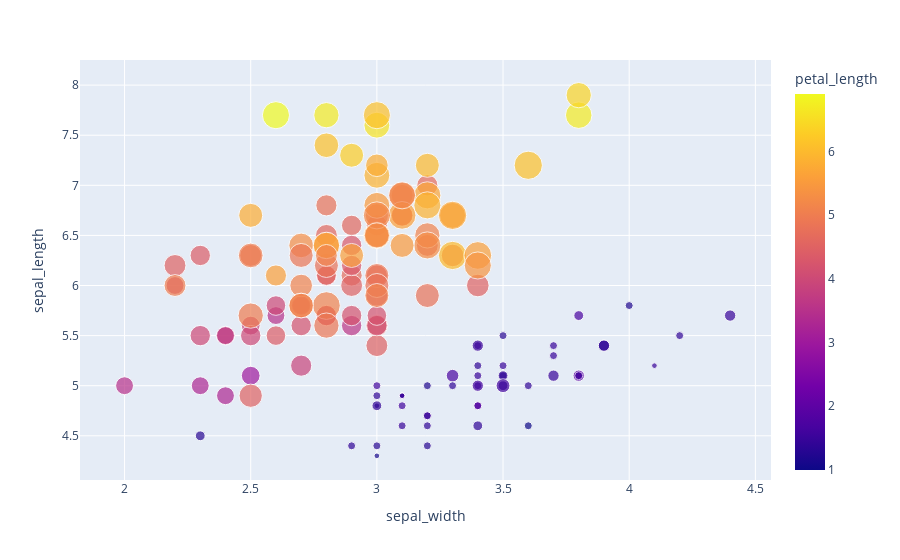

Write notebook code for a chart like this one.
### Code cell
px.scatter(data_frame=df,x='sepal_width',y='sepal_length',size='petal_width',color='petal_length')

### Figure 1 — Plotly figure (JSON) as saved in the notebook; plotly's stock layout.template omitted (floating-point values rounded to 4 significant figures; data arrays with more than 128 entries replaced by an {"elided": "..."} marker saying what was removed)
{"data": [{"hovertemplate": "sepal_width=%{x}<br>sepal_length=%{y}<br>petal_width=%{marker.size}<br>petal_length=%{marker.color}<extra></extra>", "legendgroup": "", "marker": {"color": {"elided": "150 float values"}, "coloraxis": "coloraxis", "size": {"elided": "150 float values"}, "sizemode": "area", "sizeref": 0.00625, "symbol": "circle"}, "mode": "markers", "name": "", "orientation": "v", "showlegend": false, "type": "scatter", "x": {"elided": "150 float values"}, "xaxis": "x", "y": {"elided": "150 float values"}, "yaxis": "y"}], "layout": {"coloraxis": {"colorbar": {"title": {"text": "petal_length"}}, "colorscale": [[0, "#0d0887"], [0.1111, "#46039f"], [0.2222, "#7201a8"], [0.3333, "#9c179e"], [0.4444, "#bd3786"], [0.5556, "#d8576b"], [0.6667, "#ed7953"], [0.7778, "#fb9f3a"], [0.8889, "#fdca26"], [1, "#f0f921"]]}, "legend": {"itemsizing": "constant", "tracegroupgap": 0}, "margin": {"t": 60}, "xaxis": {"anchor": "y", "domain": [0, 1], "title": {"text": "sepal_width"}}, "yaxis": {"anchor": "x", "domain": [0, 1], "title": {"text": "sepal_length"}}}}
